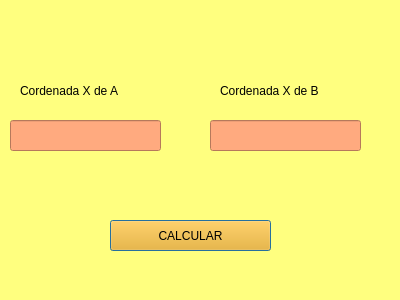
<?xml version="1.0" encoding="UTF-8"?>
<ui version="4.0">
 <class>Dialog</class>
 <widget class="QDialog" name="Dialog">
  <property name="geometry">
   <rect>
    <x>0</x>
    <y>0</y>
    <width>400</width>
    <height>300</height>
   </rect>
  </property>
  <property name="windowTitle">
   <string>Dialog</string>
  </property>
  <property name="styleSheet">
   <string notr="true">background-color: rgb(255, 255, 127);
border-color: rgb(85, 85, 0);
</string>
  </property>
  <widget class="QPushButton" name="a">
   <property name="geometry">
    <rect>
     <x>110</x>
     <y>220</y>
     <width>161</width>
     <height>31</height>
    </rect>
   </property>
   <property name="styleSheet">
    <string notr="true">background-color: rgb(255, 170, 0);</string>
   </property>
   <property name="text">
    <string>CALCULAR</string>
   </property>
  </widget>
  <widget class="QLineEdit" name="xa">
   <property name="geometry">
    <rect>
     <x>10</x>
     <y>120</y>
     <width>151</width>
     <height>31</height>
    </rect>
   </property>
   <property name="styleSheet">
    <string notr="true">background-color: rgb(255, 170, 127);</string>
   </property>
   <property name="text">
    <string/>
   </property>
  </widget>
  <widget class="QLabel" name="label">
   <property name="geometry">
    <rect>
     <x>20</x>
     <y>70</y>
     <width>121</width>
     <height>41</height>
    </rect>
   </property>
   <property name="styleSheet">
    <string notr="true">font: 16pt &quot;Tw Cen MT Condensed&quot;;</string>
   </property>
   <property name="text">
    <string>Cordenada X de A</string>
   </property>
  </widget>
  <widget class="QLineEdit" name="xb">
   <property name="geometry">
    <rect>
     <x>210</x>
     <y>120</y>
     <width>151</width>
     <height>31</height>
    </rect>
   </property>
   <property name="styleSheet">
    <string notr="true">background-color: rgb(255, 170, 127);</string>
   </property>
   <property name="text">
    <string/>
   </property>
  </widget>
  <widget class="QLabel" name="label_2">
   <property name="geometry">
    <rect>
     <x>220</x>
     <y>70</y>
     <width>131</width>
     <height>41</height>
    </rect>
   </property>
   <property name="styleSheet">
    <string notr="true">font: 16pt &quot;Tw Cen MT Condensed&quot;;</string>
   </property>
   <property name="text">
    <string>Cordenada X de B</string>
   </property>
  </widget>
 </widget>
 <resources/>
 <connections/>
</ui>
